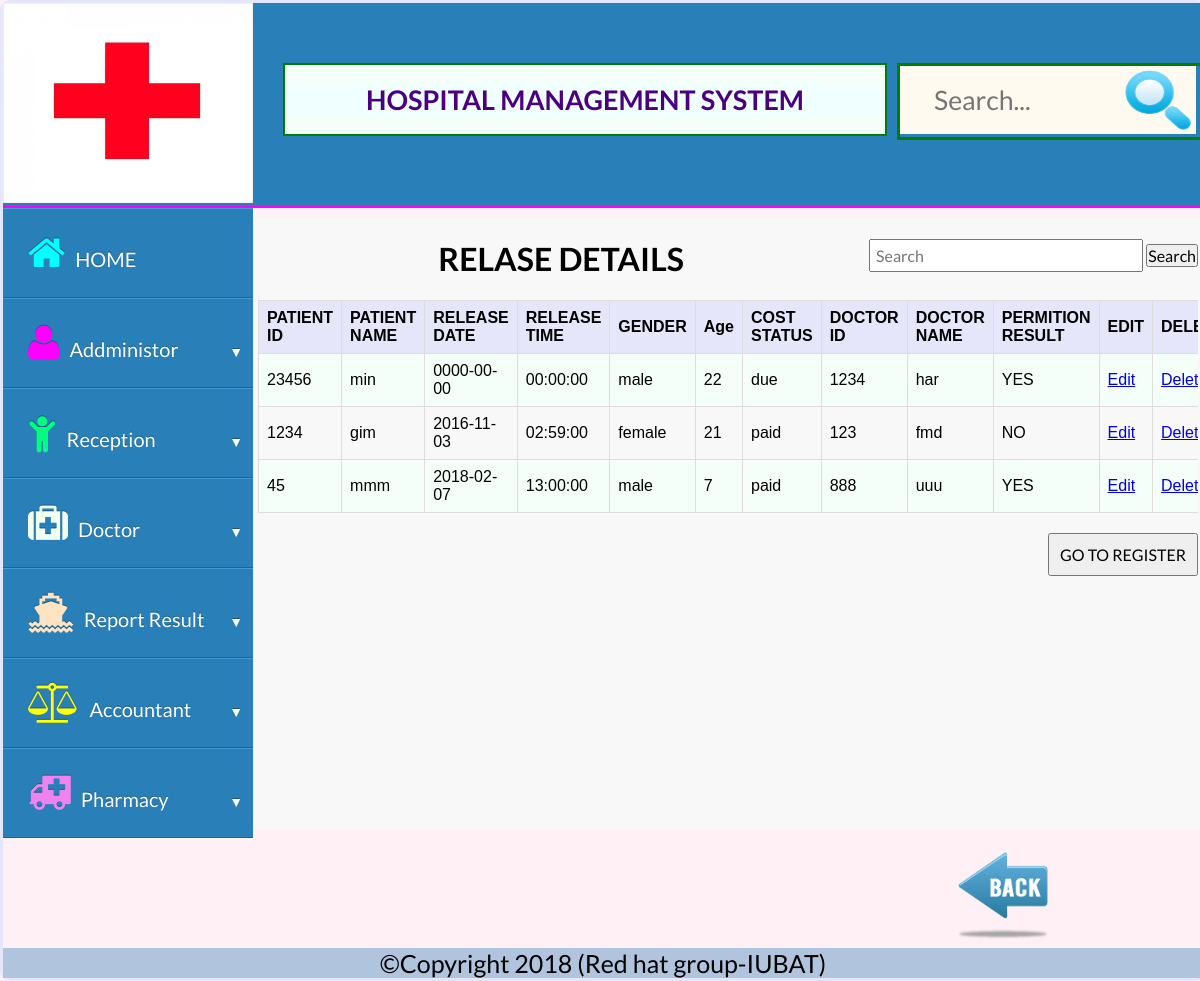
Screenshot of /admin/admin_release_details.php with the database file from the repository.
### tables this page shows
CREATE TABLE `release_peper` (
  `id` int(11) NOT NULL,
  `patient_id` varchar(100) NOT NULL,
  `patient_name` varchar(100) NOT NULL,
  `r_bday` date NOT NULL,
  `release_time` time NOT NULL,
  `gender` varchar(100) NOT NULL,
  `Age` varchar(177) NOT NULL,
  `cost` varchar(345) NOT NULL,
  `doctor_id` varchar(111) NOT NULL,
  `doctor_name` varchar(111) NOT NULL,
  `Permition_result` varchar(111) NOT NULL
);

### functions/dbconfig.php (called while the page is built)
<?php
	class dbconfig{
		public function connection(){
			$conn = new mysqli("127.0.0.1","root","","hospital_management_system");
			return $conn;
		}
	}
?>

### functions/functions.php (called while the page is built, shortened)
<?php
class cls_func{
	public function con(){
		$connect = new dbconfig();
		return $connect->connection();
	}
	public function view_patient_release_paper(){
		$result = $this->con()->query("Select * from release_peper");
		return $result;
	}
	}
	?>

### admin/admin_release_details.php (the view, shortened to what this page needs)
<?php
  require_once('../functions/dbconfig.php');
  require_once('../functions/functions.php');
  $obj = new cls_func();
  $qry=$obj->view_patient_release_paper();
?>
<!DOCTYPE HTML>
<html>
  <head>
			<link rel="stylesheet" type="text/css" href="../css/project.css"/>
			<link rel="stylesheet" type="text/css" href="../css/font-awesome.min.css"/>
			<link rel="stylesheet" href="../css/normalize.css">
        	<link rel="stylesheet" href="../css/dropdown.css">
  </head>
  <body>
      <div class="all">
        <div class="firsttwo">
          <div class="logo">
            <img src="../images/medical-logo.jpeg" style="width:250px;height:200px;"/>
          </div>
          <div class="title">
            <center>
            <h1>HOSPITAL MANAGEMENT SYSTEM</h1>
            </center>
          </div>
          <div class="search">
            <div class="box">
  <div class="container-1">
      <input type="search" id="search" placeholder="Search..." />
   <a href=""><img src="../images/search.png" alt="" style="width:76px;
   height:68px;
   background-color:#FFFAF0;
   margin:0px;
  "/></a>
  </div>
</div>
          </div>
        </div>
        <div class="secondthree">
    <div class="container">
    <ul>
      <li class="dropdown">
        <a href="../index.php" data-toggle="dropdown"><i class="fa-2x fa fa-home" aria-hidden="true" style="margin-right:10px;color:#00FFFF;"></i>HOME </a>
      </li>
      <li class="dropdown">
        <a href="#" data-toggle="dropdown"><i class="fa-2x fa fa-user" aria-hidden="true" style="margin-right:10px;color:#FF00FF;"></i>Addministor <i class="icon-arrow"></i></a>
      </li>
    <li class="dropdown">
      <a href="#" data-toggle="dropdown"><i class="fa-2x fa fa-child" aria-hidden="true" style="margin-right:10px;color:#00FF7F;"></i>Reception <i class="icon-arrow"></i></a>
    </li><li class="dropdown">
      <a href="#" data-toggle="dropdown"><i class="fa-2x fa fa-medkit" aria-hidden="true" style="margin-right:10px;color:#F0FFF0;"></i>Doctor<i class="icon-arrow"></i></a>
    </li><li class="dropdown">
      <a href="#" data-toggle="dropdown"><i class="fa-2x fa fa-ship" aria-hidden="true" style="margin-right:10px;color:#FFE4C4;"></i>Report Result<i class="icon-arrow"></i></a>
    </li><li class="dropdown">
      <a href="#" data-toggle="dropdown"><i class="fa-2x fa fa-balance-scale" aria-hidden="true" style="margin-right:10px;color:#FFFF00;"></i>Accountant<i class="icon-arrow"></i></a>
    </li>
    <li class="dropdown">
      <a href="#" data-toggle="dropdown"><i class="fa-2x fa fa-ambulance" aria-hidden="true" style="margin-right:10px;color:#EE82EE;"></i>Pharmacy<i class="icon-arrow"></i></a>
    </li>
  </ul>
</div>
          <div class="MIDDLE" style="height: 612px;">
                         <article style="width:940px;margin:0px auto;">
                                        <form method="GET" action="search.php" style="float: right;">
                                                <input type="text" name="query" placeholder="Search ">
                                                <button type="submit">Search</button>
                                            </form>
                                         <center> <h1>RELASE DETAILS</h1></center>
                                         <div style="overflow-x:auto;">
                                            <table>
                                          <tr>
                                            <th>PATIENT ID</th>
                                            <th>PATIENT NAME</th>
                                            <th>RELEASE DATE</th>
                                            <th>RELEASE TIME</th>
                                            <th>GENDER</th>
                                            <th>Age</th>
                                            <th>COST STATUS</th>
                                            <th>DOCTOR ID</th>
                                            <th>DOCTOR NAME</th>
                                            <th>PERMITION RESULT</th>
                                            <th> EDIT</th>
                                            <th>DELETE</th>
                                          </tr>
                                           <?php
                                  while($rec=$qry->fetch_assoc())
                                            {
                                  ?>
                               <tr>
                                   <td><?php echo $rec['patient_id']; ?></td>
                                   <td><?php echo $rec['patient_name']; ?></td>
                                   <td><?php echo $rec['r_bday']; ?></td>
                                   <td><?php echo $rec['release_time']; ?></td>
                                   <td><?php echo $rec['gender']; ?></td>
                                   <td><?php echo $rec['Age']; ?></td>
                                   <td><?php echo $rec['cost']; ?></td>
                                   <td><?php echo $rec['doctor_id']; ?></td>
                                   <td><?php echo $rec['doctor_name']; ?></td>
                                   <td><?php echo $rec['Permition_result']; ?></td>
                                    <td><a href='update.php?id=<?php echo $rec['id']?>'> Edit</a></td>
                                  <td><a href='delete.php?id=<?php echo $rec['id']?>'> Delete</a></td>
                                 </tr>
                                        <?php
                                              }
                                        ?>
                                 </table>
                             </div>
                             <center><a href = "register.php"><input type = "button" value = "GO TO REGISTER" style="padding: 10px;margin-top: 20px;float: right;" /></a></center>
                           </article>
                   </div>
                <div class="back" style="float:right;">
                  <center>
                  <a href=""><img src="../images/back-icon.png" style="width:100px;height: 100px;" /></a>
                  </center>
                </div>
          </div>
        <div class="copyright">
        <center>
        &copy;Copyright 2018 (Red hat group-IUBAT)
        </center>
        </div>
      </div>
  </body>
</html>

### css/project.css (style rules this page uses)
* { margin:0px;padding:0px; }
body { background-color:#FFF0F5; }
.all { width:1200px;margin:0px auto;background-color:#FFF0F5;border:3px solid #E6E6FA;border-radius:10px; }
.firsttwo { background-color:#2980B9;display:block;overflow:hidden;border-bottom:2px solid #FF00FF; }
.logo { background-color:;float:left; }
.title { background-color:#F5FFFA;margin-left:30px;margin-top:60px;width:600px;float:left;padding:0px;border:2px solid green; }
.title h1 { background-color:#F0FFFF;color:#4B0082;font-size:27px; }
.secondthree { overflow:hidden;display:block; }
.MIDDLE { background-color: #f8f8f8;width:950px;margin:10px auto;overflow: hidden; }
.copyright { background-color:#B0C4DE;font-size:25px;margin-top:5px; }
.search { float:right;margin-top:60px;border:3px solid green; }
.container-1 { width: 300px; vertical-align: middle; white-space: nowrap; position: relative; }
.container-1 input#search { width: 220px; height: 50px; background:#FFFAF0; border: none; font-size: 20pt; float: left; color: #63717f; padding:34px; }
input[type="text"],input[type="email"],input[type="password"] { border:1px solod green;width: 260px;margin-bottom: 10px;margin-left: 5px;padding: 5px; }
.back { width:400px;margin:0px auto; }

### css/dropdown.css (style rules this page uses)
body { font-family: "Lato", Helvetica, Arial; font-size: 16px; }
*, *:before, *:after { -webkit-border-sizing: border-box; -moz-border-sizing: border-box; border-sizing: border-box; }
.container { float:left; width: 250px; margin: 0px; }
.container > ul { list-style: none; padding: 0; margin: 0 0 20px 0; }
.dropdown a { text-decoration: none;font-size: 20px; }
.dropdown [data-toggle="dropdown"] { position: relative; display: block; color: white; background: #2980B9; -moz-box-shadow: 0 1px 0 #409ad5 inset, 0 -1px 0 #20638f inset; -webkit-box-shadow: 0 1px 0 #409ad5 inset, 0 -1px 0 #20638f inset; box-shadow: 0 1px 0 #409ad5 inset, 0 -1px 0 #20638f inset; text-shadow: 0 -1px 0 rgba(0, 0, 0, 0.3); padding: 25px; }
.dropdown .icon-arrow { position: absolute; display: block; font-size: 0.7em; color: #fff; top: 45px; right: 10px; }
.dropdown .icon-arrow:before { content: '\25BC'; }

### admin/admin_release_details.php (style rules this page uses)
table { font-family: arial, sans-serif; border-collapse: collapse; width: 100%; }
th { background-color: #E6E6FA; }
td, th { border: 1px solid #dddddd; text-align: left; padding: 8px; }
tr:nth-child(even) { background-color: #F5FFFA; }

### rows the page displays
release_peper: patient "23456", patient_name "min", r_bday "0000-00-00", release_time "00:00:00", gender "male", Age "22", cost "due", doctor "1234", doctor_name "har", Permition_result "YES"
release_peper: patient "1234", patient_name "gim", r_bday "2016-11-03", release_time "02:59:00", gender "female", Age "21", cost "paid", doctor "123", doctor_name "fmd", Permition_result "NO"
release_peper: patient "45", patient_name "mmm", r_bday "2018-02-07", release_time "13:00:00", gender "male", Age "7", cost "paid", doctor "888", doctor_name "uuu", Permition_result "YES"
